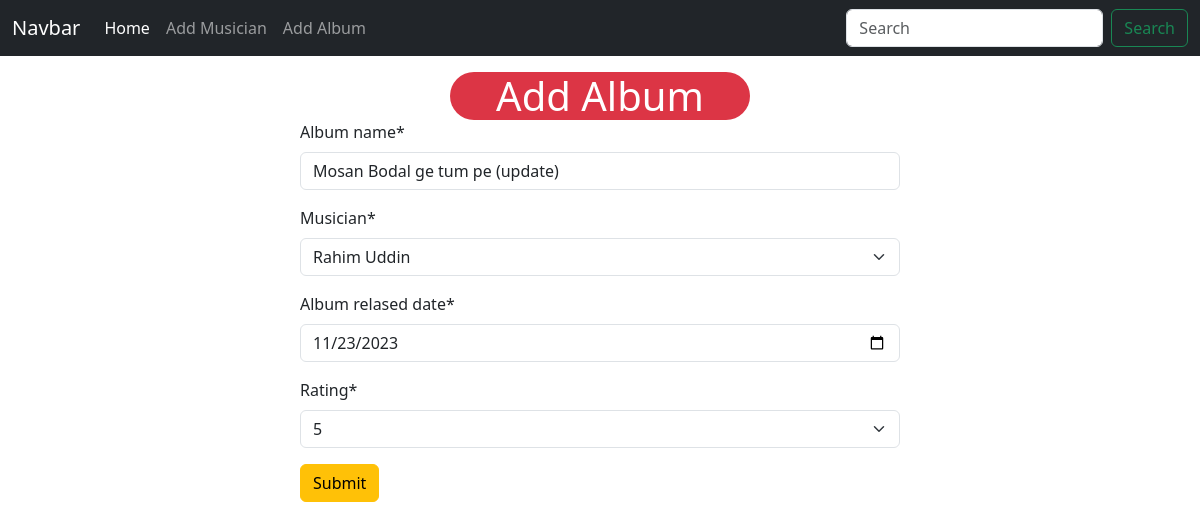
/album/edit/2, run on the app's committed database.
### album/models.py (models this page shows, shortened)
class Album(models.Model):
    album_name = models.CharField( max_length=50)
    musician = models.ForeignKey(Musician, on_delete=models.CASCADE)
    album_relased_date = models.DateField()
    rating = models.IntegerField(choices=[(i, str(i)) for i in range(1, 6)])

### album/views.py (the view)
# urls.py: path('edit/<int:id>', views.edit_album, name = 'edit_album'),
def edit_album(request,id):
    album = models.Album.objects.get(pk = id)
    album_form = forms.AlbumForm(instance=album)
    if request.method == 'POST':
        album_form = forms.AlbumForm(request.POST,instance=album)
        if album_form.is_valid():
            album_form.save()
            return redirect('homepage')
    return render(request, 'album/add_album.html', {'form': album_form})

### album/forms.py
class AlbumForm(forms.ModelForm):
    class Meta:
        model = Album
        fields = '__all__'
        widgets = {
            'album_relased_date' : forms.DateInput(attrs={'type': 'date'}),
        }

### musician/models.py (called while the page is built)
    def __str__(self):
        return f'{self.first_name} {self.last_name}'

### album/templates/album/add_album.html (shortened to what this page needs)
{% extends "base.html" %}
{% load crispy_forms_tags %}
{% block content %}
<form style="width: 50%; margin:auto;" method="post">
    <h1 class="mt-3 bg-danger text-white w-50 m-auto text-center rounded-5">Add Album</h1>
    {{form | crispy}}
    <button class="btn btn-warning">Submit</button>
</form>
{% endblock %}

### data on the page
Album: album_name "Mosan Bodal ge tum pe (update)", musician "Rahim Uddin", album_relased_date "11/23/2023", rating "5"
